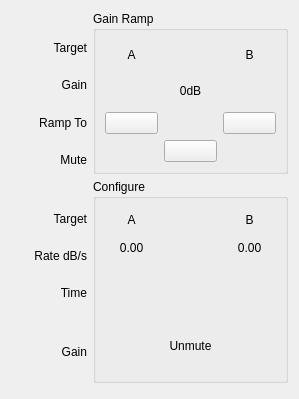
<?xml version="1.0" encoding="UTF-8"?>
<ui version="4.0">
 <class>CfgSettingGainRamp_FangTu</class>
 <widget class="QWidget" name="CfgSettingGainRamp_FangTu">
  <property name="geometry">
   <rect>
    <x>0</x>
    <y>0</y>
    <width>299</width>
    <height>399</height>
   </rect>
  </property>
  <property name="windowTitle">
   <string>Form</string>
  </property>
  <layout class="QHBoxLayout" name="horizontalLayout">
   <item>
    <layout class="QVBoxLayout" name="verticalLayout_2">
     <item>
      <widget class="QLabel" name="label_18">
       <property name="maximumSize">
        <size>
         <width>16777215</width>
         <height>15</height>
        </size>
       </property>
       <property name="text">
        <string/>
       </property>
       <property name="alignment">
        <set>Qt::AlignRight|Qt::AlignTrailing|Qt::AlignVCenter</set>
       </property>
      </widget>
     </item>
     <item>
      <widget class="QLabel" name="label_17">
       <property name="text">
        <string>Target</string>
       </property>
       <property name="alignment">
        <set>Qt::AlignRight|Qt::AlignTrailing|Qt::AlignVCenter</set>
       </property>
      </widget>
     </item>
     <item>
      <widget class="QLabel" name="label">
       <property name="text">
        <string>Gain</string>
       </property>
       <property name="alignment">
        <set>Qt::AlignRight|Qt::AlignTrailing|Qt::AlignVCenter</set>
       </property>
      </widget>
     </item>
     <item>
      <widget class="QLabel" name="label_2">
       <property name="text">
        <string>Ramp To</string>
       </property>
       <property name="alignment">
        <set>Qt::AlignRight|Qt::AlignTrailing|Qt::AlignVCenter</set>
       </property>
      </widget>
     </item>
     <item>
      <widget class="QLabel" name="label_3">
       <property name="text">
        <string>Mute</string>
       </property>
       <property name="alignment">
        <set>Qt::AlignRight|Qt::AlignTrailing|Qt::AlignVCenter</set>
       </property>
      </widget>
     </item>
     <item>
      <widget class="QLabel" name="label_19">
       <property name="minimumSize">
        <size>
         <width>0</width>
         <height>0</height>
        </size>
       </property>
       <property name="maximumSize">
        <size>
         <width>16777215</width>
         <height>15</height>
        </size>
       </property>
       <property name="text">
        <string/>
       </property>
       <property name="alignment">
        <set>Qt::AlignRight|Qt::AlignTrailing|Qt::AlignVCenter</set>
       </property>
      </widget>
     </item>
     <item>
      <widget class="QLabel" name="label_8">
       <property name="text">
        <string>Target</string>
       </property>
       <property name="alignment">
        <set>Qt::AlignRight|Qt::AlignTrailing|Qt::AlignVCenter</set>
       </property>
      </widget>
     </item>
     <item>
      <widget class="QLabel" name="label_4">
       <property name="text">
        <string>Rate dB/s</string>
       </property>
       <property name="alignment">
        <set>Qt::AlignRight|Qt::AlignTrailing|Qt::AlignVCenter</set>
       </property>
      </widget>
     </item>
     <item>
      <widget class="QLabel" name="label_5">
       <property name="text">
        <string>Time</string>
       </property>
       <property name="alignment">
        <set>Qt::AlignRight|Qt::AlignTrailing|Qt::AlignVCenter</set>
       </property>
      </widget>
     </item>
     <item>
      <widget class="QLabel" name="label_20">
       <property name="maximumSize">
        <size>
         <width>16777215</width>
         <height>15</height>
        </size>
       </property>
       <property name="text">
        <string/>
       </property>
       <property name="alignment">
        <set>Qt::AlignRight|Qt::AlignTrailing|Qt::AlignVCenter</set>
       </property>
      </widget>
     </item>
     <item>
      <widget class="QLabel" name="label_6">
       <property name="text">
        <string>Gain</string>
       </property>
       <property name="alignment">
        <set>Qt::AlignRight|Qt::AlignTrailing|Qt::AlignVCenter</set>
       </property>
      </widget>
     </item>
     <item>
      <widget class="QLabel" name="label_21">
       <property name="maximumSize">
        <size>
         <width>16777215</width>
         <height>15</height>
        </size>
       </property>
       <property name="text">
        <string/>
       </property>
       <property name="alignment">
        <set>Qt::AlignRight|Qt::AlignTrailing|Qt::AlignVCenter</set>
       </property>
      </widget>
     </item>
    </layout>
   </item>
   <item>
    <layout class="QVBoxLayout" name="verticalLayout">
     <property name="spacing">
      <number>5</number>
     </property>
     <property name="bottomMargin">
      <number>5</number>
     </property>
     <item>
      <widget class="QGroupBox" name="groupBox">
       <property name="title">
        <string>Gain Ramp</string>
       </property>
       <layout class="QGridLayout" name="gridLayout">
        <item row="3" column="2">
         <widget class="QPushButton" name="pushButton_Mute">
          <property name="text">
           <string/>
          </property>
          <property name="checkable">
           <bool>true</bool>
          </property>
         </widget>
        </item>
        <item row="2" column="0">
         <widget class="QPushButton" name="pushButton_A">
          <property name="text">
           <string/>
          </property>
          <property name="checkable">
           <bool>true</bool>
          </property>
         </widget>
        </item>
        <item row="0" column="3">
         <widget class="QLabel" name="label_10">
          <property name="minimumSize">
           <size>
            <width>53</width>
            <height>0</height>
           </size>
          </property>
          <property name="text">
           <string>B</string>
          </property>
          <property name="alignment">
           <set>Qt::AlignCenter</set>
          </property>
         </widget>
        </item>
        <item row="0" column="0">
         <widget class="QLabel" name="label_9">
          <property name="minimumSize">
           <size>
            <width>53</width>
            <height>0</height>
           </size>
          </property>
          <property name="text">
           <string>A</string>
          </property>
          <property name="alignment">
           <set>Qt::AlignCenter</set>
          </property>
         </widget>
        </item>
        <item row="1" column="2">
         <widget class="QLabel" name="label_Gain">
          <property name="minimumSize">
           <size>
            <width>53</width>
            <height>0</height>
           </size>
          </property>
          <property name="text">
           <string>0dB</string>
          </property>
          <property name="alignment">
           <set>Qt::AlignCenter</set>
          </property>
         </widget>
        </item>
        <item row="2" column="3">
         <widget class="QPushButton" name="pushButton_B">
          <property name="text">
           <string/>
          </property>
          <property name="checkable">
           <bool>true</bool>
          </property>
         </widget>
        </item>
       </layout>
      </widget>
     </item>
     <item>
      <widget class="QGroupBox" name="groupBox_2">
       <property name="minimumSize">
        <size>
         <width>0</width>
         <height>204</height>
        </size>
       </property>
       <property name="title">
        <string>Configure</string>
       </property>
       <layout class="QGridLayout" name="gridLayout_2">
        <item row="1" column="2">
         <widget class="QLabel" name="label_RateB">
          <property name="text">
           <string>0.00</string>
          </property>
          <property name="alignment">
           <set>Qt::AlignCenter</set>
          </property>
         </widget>
        </item>
        <item row="3" column="2" alignment="Qt::AlignHCenter">
         <widget class="ConfigGainWidget" name="dial_GainB" native="true">
          <property name="minimumSize">
           <size>
            <width>50</width>
            <height>50</height>
           </size>
          </property>
          <property name="maximumSize">
           <size>
            <width>50</width>
            <height>50</height>
           </size>
          </property>
         </widget>
        </item>
        <item row="0" column="0">
         <widget class="QLabel" name="label_11">
          <property name="minimumSize">
           <size>
            <width>53</width>
            <height>0</height>
           </size>
          </property>
          <property name="text">
           <string>A</string>
          </property>
          <property name="alignment">
           <set>Qt::AlignCenter</set>
          </property>
         </widget>
        </item>
        <item row="1" column="0">
         <widget class="QLabel" name="label_RateA">
          <property name="text">
           <string>0.00</string>
          </property>
          <property name="alignment">
           <set>Qt::AlignCenter</set>
          </property>
         </widget>
        </item>
        <item row="3" column="1">
         <widget class="QLabel" name="label_22">
          <property name="minimumSize">
           <size>
            <width>53</width>
            <height>0</height>
           </size>
          </property>
          <property name="text">
           <string>Unmute</string>
          </property>
          <property name="alignment">
           <set>Qt::AlignCenter</set>
          </property>
         </widget>
        </item>
        <item row="0" column="2">
         <widget class="QLabel" name="label_12">
          <property name="minimumSize">
           <size>
            <width>53</width>
            <height>0</height>
           </size>
          </property>
          <property name="text">
           <string>B</string>
          </property>
          <property name="alignment">
           <set>Qt::AlignCenter</set>
          </property>
         </widget>
        </item>
        <item row="3" column="0" alignment="Qt::AlignHCenter">
         <widget class="ConfigGainWidget" name="dial_GainA" native="true">
          <property name="minimumSize">
           <size>
            <width>50</width>
            <height>50</height>
           </size>
          </property>
          <property name="maximumSize">
           <size>
            <width>50</width>
            <height>50</height>
           </size>
          </property>
         </widget>
        </item>
        <item row="2" column="0" alignment="Qt::AlignHCenter">
         <widget class="ConfigGainWidget" name="dial_TimeA" native="true">
          <property name="minimumSize">
           <size>
            <width>50</width>
            <height>50</height>
           </size>
          </property>
          <property name="maximumSize">
           <size>
            <width>50</width>
            <height>50</height>
           </size>
          </property>
         </widget>
        </item>
        <item row="2" column="1" alignment="Qt::AlignHCenter">
         <widget class="ConfigGainWidget" name="dial_TimeMute" native="true">
          <property name="minimumSize">
           <size>
            <width>50</width>
            <height>50</height>
           </size>
          </property>
          <property name="maximumSize">
           <size>
            <width>50</width>
            <height>50</height>
           </size>
          </property>
         </widget>
        </item>
        <item row="2" column="2" alignment="Qt::AlignHCenter">
         <widget class="ConfigGainWidget" name="dial_TimeB" native="true">
          <property name="minimumSize">
           <size>
            <width>50</width>
            <height>50</height>
           </size>
          </property>
          <property name="maximumSize">
           <size>
            <width>50</width>
            <height>50</height>
           </size>
          </property>
         </widget>
        </item>
       </layout>
      </widget>
     </item>
    </layout>
   </item>
  </layout>
 </widget>
 <customwidgets>
  <customwidget>
   <class>ConfigGainWidget</class>
   <extends>QWidget</extends>
   <header>customWidget/configgainwidget.h</header>
   <container>1</container>
  </customwidget>
 </customwidgets>
 <resources/>
 <connections/>
</ui>
